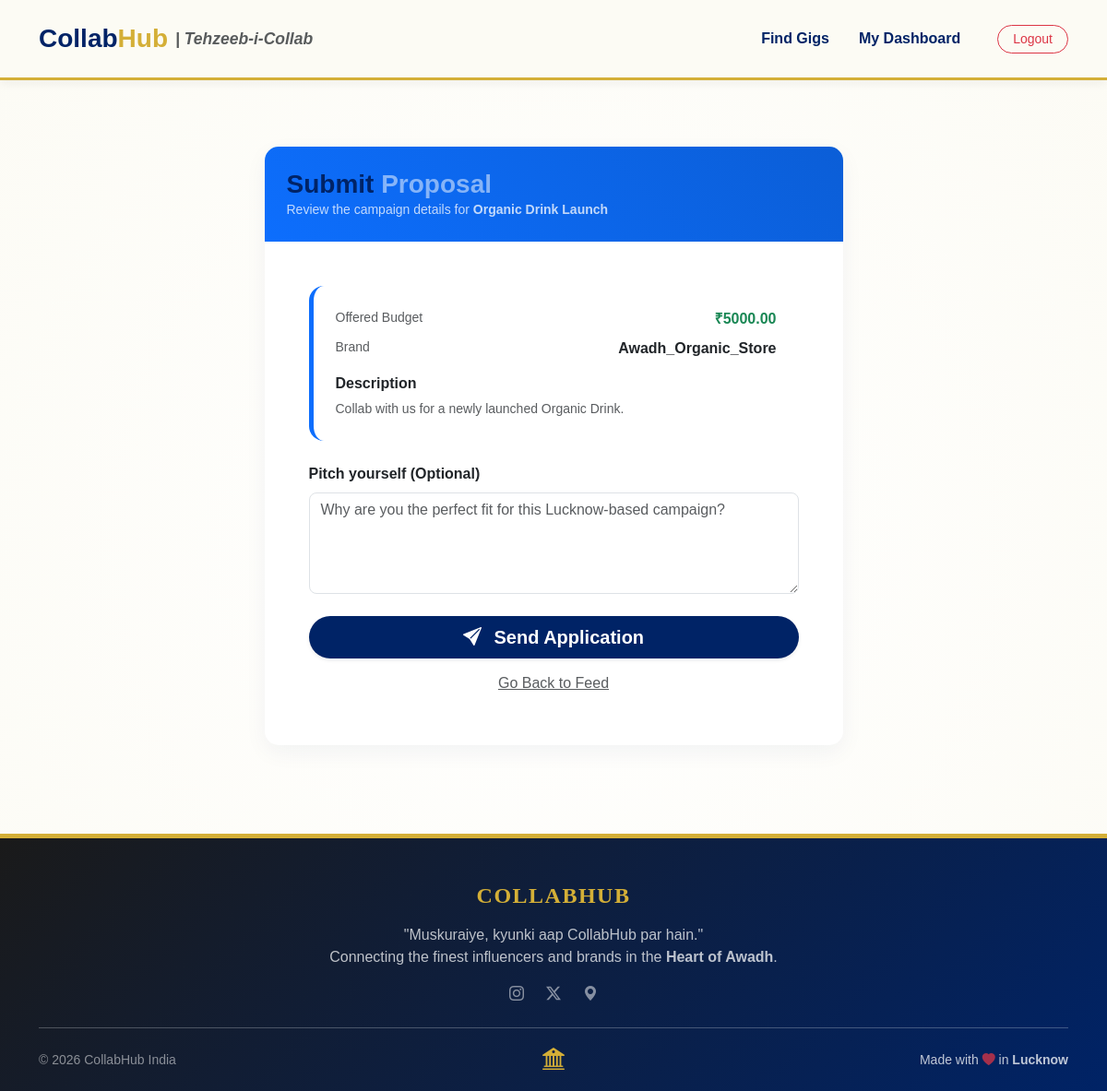
The page /campaign/9/apply/ (signed in) on the database its author committed.
### hub/models.py (models this page shows, shortened)
class Campaign(models.Model):
    brand = models.ForeignKey(User, on_delete=models.CASCADE, related_name='campaigns')
    title = models.CharField(max_length=200)
    description = models.TextField()
    budget = models.DecimalField(max_digits=10, decimal_places=2)
    required_niche = models.CharField(max_length=50)
    min_followers = models.PositiveIntegerField(default=0)
    created_at = models.DateTimeField(auto_now_add=True)
    is_active = models.BooleanField(default=True)

class User(AbstractUser):
    is_brand = models.BooleanField(default=False)
    is_influencer = models.BooleanField(default=False)

### hub/views.py (the view, shortened to what this page needs)
# urls.py: path('campaign/<int:pk>/apply/', views.apply_to_campaign, name='apply_to_campaign'),
@login_required
def apply_to_campaign(request, pk):
    campaign = get_object_or_404(Campaign, pk=pk)
    if Application.objects.filter(influencer=request.user, campaign=campaign).exists():
        messages.warning(request, "You have already applied to this gig.")
        return redirect('campaign_feed')
    return render(request, 'hub/apply_form.html', {'campaign': campaign})

### hub/templates/hub/apply_form.html (shortened to what this page needs)
{% extends 'hub/base.html' %}
{% block content %}
<div class="container py-5">
    <div class="row justify-content-center">
        <div class="col-md-7">
            <div class="card shadow-lg border-0 rounded-4 overflow-hidden">
                <div class="card-header bg-primary text-white p-4">
                    <h3 class="mb-0 fw-bold">Submit <span class="text-white-50">Proposal</span></h3>
                    <p class="mb-0 small opacity-75">Review the campaign details for <strong>{{ campaign.title }}</strong></p>
                </div>
                <div class="card-body p-5">
                    <div class=" p-4 rounded-4 mb-4 border-start border-primary border-5">
                        <div class="d-flex justify-content-between mb-2">
                            <span class="text-muted small">Offered Budget</span>
                            <span class="fw-bold text-success">₹{{ campaign.budget }}</span>
                        </div>
                        <div class="d-flex justify-content-between mb-3">
                            <span class="text-muted small">Brand</span>
                            <span class="fw-bold text-dark">{{ campaign.brand.username }}</span>
                        </div>
                        <h6 class="fw-bold">Description</h6>
                        <p class="text-muted small mb-0">{{ campaign.description }}</p>
                    </div>
                    <form method="post" action="{% url 'apply_to_campaign' campaign.id %}">
                        <div class="mb-4">
                            <label class="form-label fw-bold">Pitch yourself (Optional)</label>
                            <textarea name="message" class="form-control rounded-3" rows="4"
                                placeholder="Why are you the perfect fit for this Lucknow-based campaign?"></textarea>
                        </div>
                        <div class="d-grid gap-2">
                            <button type="submit" class="btn btn-primary btn-lg rounded-pill shadow-sm fw-bold">
                                <i class="bi bi-send-fill me-2"></i> Send Application
                            </button>
                            <a href="{% url 'campaign_feed' %}" class="btn btn-link text-muted">Go Back to Feed</a>
                        </div>
                    </form>
                </div>
            </div>
        </div>
    </div>
</div>
{% endblock %}

### static/css/style.css (style rules this page uses)
:root { --nawabi-gold: #D4AF37; --royal-navy: #002366; --ivory-base: #FCFBF4; }
body { background-color: var(--ivory-base) !important; color: var(--royal-navy); font-family: 'Poppins', sans-serif; min-height: 100vh; display: flex; flex-direction: column; }
.card { background: #ffffff !important; border: none !important; border-radius: 15px !important; box-shadow: 0 8px 25px rgba(0, 35, 102, 0.05) !important; transition: transform 0.2s ease; }
h1, h2, h3, .navbar-brand { color: var(--royal-navy); font-weight: 700; }
.btn-primary { background: #0d6efd; border: none; border-radius: 12px; font-weight: 600; transition: 0.3s; }
.card-header.bg-primary { background: linear-gradient(45deg, #0d6efd, #0b5ed7) !important; border-bottom: none; }
html, body { height: 100%; }
body { display: flex; flex-direction: column; }
.container { flex: 1 0 auto; }
:root { --nawabi-gold: #D4AF37; --royal-navy: #002366; --ivory-white: #FCFBF4; }
body { background-color: var(--ivory-white); color: var(--royal-navy); }
.card { background-color: #ffffff; border: 1px solid rgba(0,35,102,0.05); }
body { background-color: var(--ivory-base); color: var(--royal-navy); }
.card { background-color: #ffffff; border: none; border-radius: 20px; box-shadow: 0 10px 30px rgba(0, 35, 102, 0.05); transition: transform 0.3s ease; }
.btn-primary { background-color: var(--royal-navy) !important; border-color: var(--royal-navy) !important; }
body { background-color: #FCFBF4 !important; background-image: radial-gradient(circle at 50% 50%, #ffffff 0%, #FCFBF4 100%); color: #002366; min-height: 100vh; }

### rows shown on the page
Campaign: title "Organic Drink Launch", budget "5000.00", brand.username "Awadh_Organic_Store", description "Collab with us for a newly launched Organic Drink."
